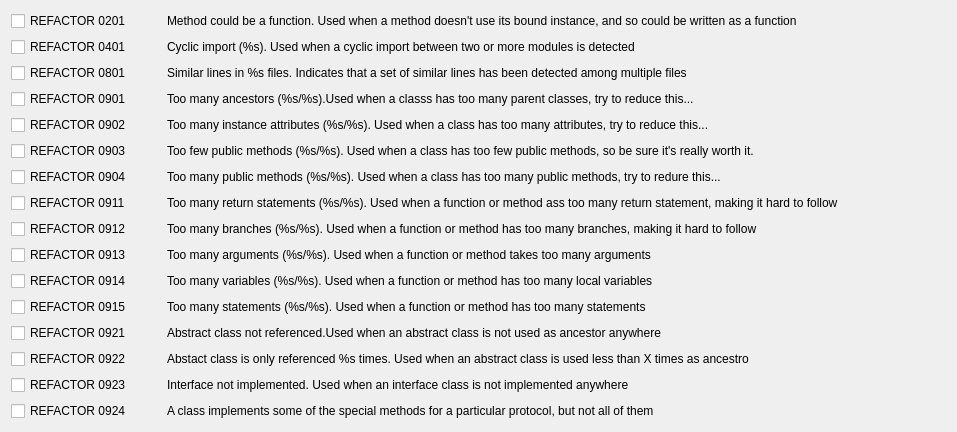
                   <widget class="QWidget" name="scrollAreaWidgetContents_23">
                    <property name="geometry">
                     <rect>
                      <x>0</x>
                      <y>0</y>
                      <width>957</width>
                      <height>419</height>
                     </rect>
                    </property>
                    <layout class="QHBoxLayout" name="horizontalLayout_68">
                     <item>
                      <layout class="QVBoxLayout" name="verticalLayout_12">
                       <item>
                        <layout class="QGridLayout" name="gridLayout_PYLINT_REFACTORS" columnstretch="0,1" columnminimumwidth="150,0">
                         <item row="3" column="0">
                          <widget class="QCheckBox" name="PYLINT_REFACTOR_0901">
                           <property name="text">
                            <string>REFACTOR 0901</string>
                           </property>
                          </widget>
                         </item>
                         <item row="3" column="1">
                          <widget class="QLabel" name="PYLINT_REFACTOR_0901_LABEL">
                           <property name="text">
                            <string>Too many ancestors (%s/%s).Used when a classs has too many parent classes, try to reduce this...</string>
                           </property>
                          </widget>
                         </item>
                         <item row="0" column="0">
                          <widget class="QCheckBox" name="PYLINT_REFACTOR_0201">
                           <property name="text">
                            <string>REFACTOR 0201</string>
                           </property>
                          </widget>
                         </item>
                         <item row="1" column="0">
                          <widget class="QCheckBox" name="PYLINT_REFACTOR_0401">
                           <property name="text">
                            <string>REFACTOR 0401</string>
                           </property>
                          </widget>
                         </item>
                         <item row="2" column="0">
                          <widget class="QCheckBox" name="PYLINT_REFACTOR_0801">
                           <property name="text">
                            <string>REFACTOR 0801</string>
                           </property>
                          </widget>
                         </item>
                         <item row="0" column="1">
                          <widget class="QLabel" name="PYLINT_REFACTOR_0201_LABEL">
                           <property name="text">
                            <string>Method could be a function. Used when a method doesn't use its bound instance, and so could be written as a function</string>
                           </property>
                          </widget>
                         </item>
                         <item row="2" column="1">
                          <widget class="QLabel" name="PYLINT_REFACTOR_0801_LABEL">
                           <property name="text">
                            <string>Similar lines in %s files. Indicates that a set of similar lines has been detected among multiple files</string>
                           </property>
                          </widget>
                         </item>
                         <item row="1" column="1">
                          <widget class="QLabel" name="PYLINT_REFACTOR_0401_LABEL">
                           <property name="text">
                            <string>Cyclic import (%s). Used when a cyclic import between two or more modules is detected</string>
                           </property>
                          </widget>
                         </item>
                         <item row="8" column="0">
                          <widget class="QCheckBox" name="PYLINT_REFACTOR_0912">
                           <property name="text">
                            <string>REFACTOR 0912</string>
                           </property>
                          </widget>
                         </item>
                         <item row="7" column="0">
                          <widget class="QCheckBox" name="PYLINT_REFACTOR_0911">
                           <property name="text">
                            <string>REFACTOR 0911</string>
                           </property>
                          </widget>
                         </item>
                         <item row="4" column="0">
                          <widget class="QCheckBox" name="PYLINT_REFACTOR_0902">
                           <property name="text">
                            <string>REFACTOR 0902</string>
                           </property>
                          </widget>
                         </item>
                         <item row="5" column="0">
                          <widget class="QCheckBox" name="PYLINT_REFACTOR_0903">
                           <property name="text">
                            <string>REFACTOR 0903</string>
                           </property>
                          </widget>
                         </item>
                         <item row="6" column="0">
                          <widget class="QCheckBox" name="PYLINT_REFACTOR_0904">
                           <property name="text">
                            <string>REFACTOR 0904</string>
                           </property>
                          </widget>
                         </item>
                         <item row="15" column="0">
                          <widget class="QCheckBox" name="PYLINT_REFACTOR_0924">
                           <property name="text">
                            <string>REFACTOR 0924</string>
                           </property>
                          </widget>
                         </item>
                         <item row="14" column="0">
                          <widget class="QCheckBox" name="PYLINT_REFACTOR_0923">
                           <property name="text">
                            <string>REFACTOR 0923</string>
                           </property>
                          </widget>
                         </item>
                         <item row="13" column="0">
                          <widget class="QCheckBox" name="PYLINT_REFACTOR_0922">
                           <property name="text">
                            <string>REFACTOR 0922</string>
                           </property>
                          </widget>
                         </item>
                         <item row="12" column="0">
                          <widget class="QCheckBox" name="PYLINT_REFACTOR_0921">
                           <property name="text">
                            <string>REFACTOR 0921</string>
                           </property>
                          </widget>
                         </item>
                         <item row="11" column="0">
                          <widget class="QCheckBox" name="PYLINT_REFACTOR_0915">
                           <property name="text">
                            <string>REFACTOR 0915</string>
                           </property>
                          </widget>
                         </item>
                         <item row="10" column="0">
                          <widget class="QCheckBox" name="PYLINT_REFACTOR_0914">
                           <property name="text">
                            <string>REFACTOR 0914</string>
                           </property>
                          </widget>
                         </item>
                         <item row="9" column="0">
                          <widget class="QCheckBox" name="PYLINT_REFACTOR_0913">
                           <property name="text">
                            <string>REFACTOR 0913</string>
                           </property>
                          </widget>
                         </item>
                         <item row="4" column="1">
                          <widget class="QLabel" name="PYLINT_REFACTOR_0902_LABEL">
                           <property name="text">
                            <string>Too many instance attributes (%s/%s). Used when a class has too many attributes, try to reduce this...</string>
                           </property>
                          </widget>
                         </item>
                         <item row="5" column="1">
                          <widget class="QLabel" name="PYLINT_REFACTOR_0903_LABEL">
                           <property name="text">
                            <string>Too few public methods (%s/%s). Used when a class has too few public methods, so be sure it's really worth it.</string>
                           </property>
                          </widget>
                         </item>
                         <item row="6" column="1">
                          <widget class="QLabel" name="PYLINT_REFACTOR_0904_LABEL">
                           <property name="text">
                            <string>Too many public methods (%s/%s). Used when a class has too many public methods, try to redure this...</string>
                           </property>
                          </widget>
                         </item>
                         <item row="7" column="1">
                          <widget class="QLabel" name="PYLINT_REFACTOR_0911_LABEL">
                           <property name="text">
                            <string>Too many return statements (%s/%s). Used when a function or method ass too many return statement, making it hard to follow</string>
                           </property>
                          </widget>
                         </item>
                         <item row="8" column="1">
                          <widget class="QLabel" name="PYLINT_REFACTOR_0912_LABEL">
                           <property name="text">
                            <string>Too many branches (%s/%s). Used when a function or method has too many branches, making it hard to follow</string>
                           </property>
                          </widget>
                         </item>
                         <item row="9" column="1">
                          <widget class="QLabel" name="PYLINT_REFACTOR_0913_LABEL">
                           <property name="text">
                            <string>Too many arguments (%s/%s). Used when a function or method takes too many arguments</string>
                           </property>
                          </widget>
                         </item>
                         <item row="10" column="1">
                          <widget class="QLabel" name="PYLINT_REFACTOR_0914_LABEL">
                           <property name="text">
                            <string>Too many variables (%s/%s). Used when a function or method has too many local variables </string>
                           </property>
                          </widget>
                         </item>
                         <item row="11" column="1">
                          <widget class="QLabel" name="PYLINT_REFACTOR_0915_LABEL">
                           <property name="text">
                            <string>Too many statements (%s/%s). Used when a function or method has too many statements</string>
                           </property>
                          </widget>
                         </item>
                         <item row="12" column="1">
                          <widget class="QLabel" name="PYLINT_REFACTOR_0921_LABEL">
                           <property name="text">
                            <string>Abstract class not referenced.Used when an abstract class is not used as ancestor anywhere</string>
                           </property>
                          </widget>
                         </item>
                         <item row="13" column="1">
                          <widget class="QLabel" name="PYLINT_REFACTOR_0922_LABEL">
                           <property name="text">
                            <string>Abstact class is only referenced %s times. Used when an abstract class is used less than X times as ancestro</string>
                           </property>
                          </widget>
                         </item>
                         <item row="14" column="1">
                          <widget class="QLabel" name="PYLINT_REFACTOR_0923_LABEL">
                           <property name="text">
                            <string>Interface not implemented. Used when an interface class is not implemented anywhere</string>
                           </property>
                          </widget>
                         </item>
                         <item row="15" column="1">
                          <widget class="QLabel" name="PYLINT_REFACTOR_0924_LABEL">
                           <property name="text">
                            <string>A class implements some of the special methods for a particular protocol, but not all of them</string>
                           </property>
                          </widget>
                         </item>
                        </layout>
                       </item>
                       <item>
                        <spacer name="verticalSpacer_30">
                         <property name="orientation">
                          <enum>Qt::Vertical</enum>
                         </property>
                         <property name="sizeHint" stdset="0">
                          <size>
                           <width>20</width>
                           <height>40</height>
                          </size>
                         </property>
                        </spacer>
                       </item>
                      </layout>
                     </item>
                    </layout>
                   </widget>
